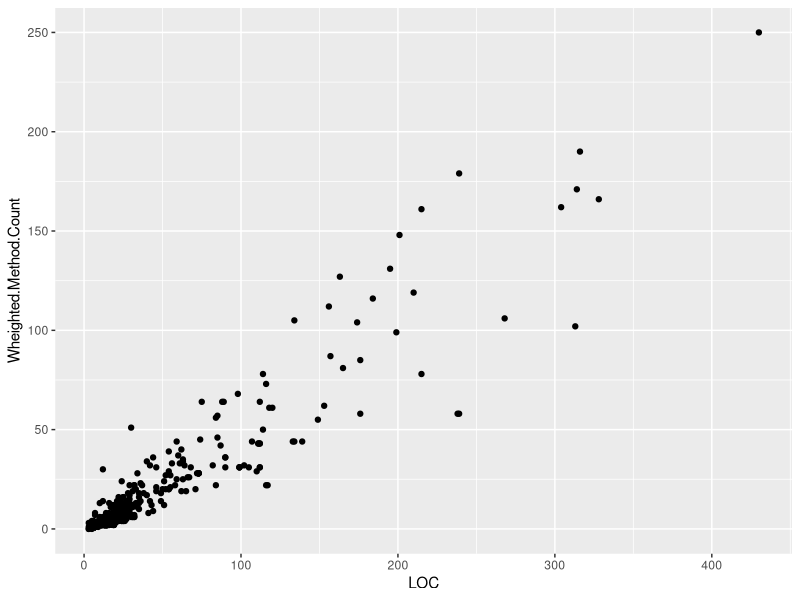

Here is the R script that generated this plot: (Note: this script raises an error after producing the figure.)
library(ggplot2)
data <- read.csv("ClassesMetrics.csv")
View(data)

#Just show a spread of methods with respect to instruction count and Cyclomatic complexity
ggplot(data,aes(x=LOC,y=Wheighted.Method.Count)) + geom_point()

#Add some labels for nodes with higher values of cyclomatic complexity.
ggplot(data,aes(x=Nodes,y=Cyclomatic.Complexity)) + geom_point() + 
  geom_text(data=data[data$Cyclomatic.Complexity>5,],aes(label=Method),nudge_x = 60)
